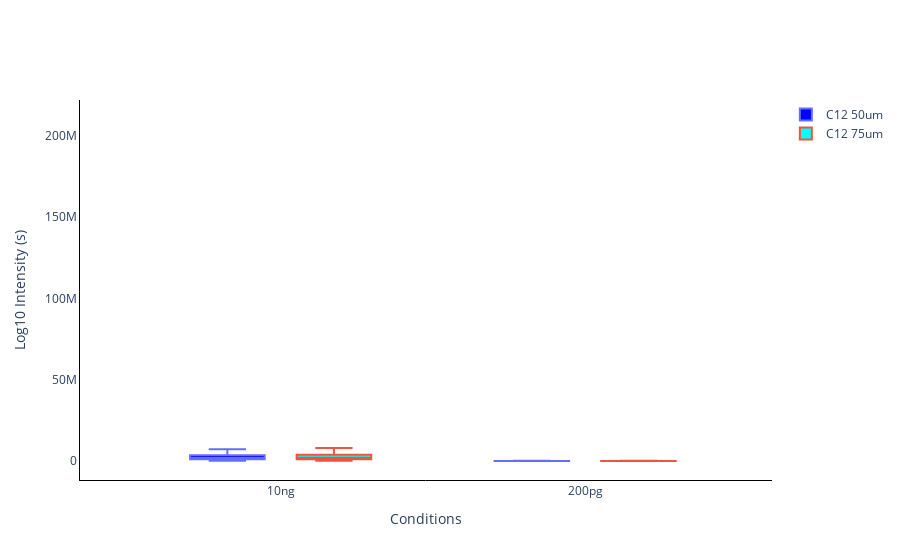

The notebook cell saved with this chart:
### Code cell
# Intensity boxplot
display()
plot_options={    
        "mean label": "True",
        "X Title": "Conditions",
        "Y Title": "Log10 Intensity (s)",
        "color": ["blue", "cyan", "black", "gray", "purple", "pink",
                  "orange", "brown", "pink", "gray", "olive", "cyan"],
        "log10": False,
        "width": 700,
        "height": 450,
        "font": dict(size=16, family="Arial black"),
        "outliers": "all", #False, "all", "outliers", "suspectedoutliers", "remove"
        "ylimits": [0, 100],
        "Intensity mode": "grouped", #grouped, ungrouped
        "Group By X": "Sample Amount",
        "Group By Color": "SPE Type",
        "help for information only": \
        "Mean label options: True or False." \
        "color: the first few colors will be used"\
    }
figure, _, _ =Intensity_Boxplot(peakdata_obj, plot_options, saved_peak_settings)
figure.show()
#figure.write_image("images/test.svg")

### Figure 1 — Plotly figure (JSON) as saved in the notebook; plotly's stock layout.template omitted (floating-point values rounded to 4 significant figures; data arrays with more than 128 entries replaced by an {"elided": "..."} marker saying what was removed)
{"data": [{"boxpoints": "all", "fillcolor": "blue", "marker": {"opacity": 0}, "name": "C12 50um", "type": "box", "x": {"elided": "5985 str values"}, "y": {"elided": "5985 float values"}}, {"boxpoints": "all", "fillcolor": "cyan", "marker": {"opacity": 0}, "name": "C12 75um", "type": "box", "x": {"elided": "6349 str values"}, "y": {"elided": "6349 float values"}}], "layout": {"boxmode": "group", "paper_bgcolor": "white", "plot_bgcolor": "white", "xaxis": {"linecolor": "black", "linewidth": 1, "showline": true, "title": {"text": "Conditions"}}, "yaxis": {"linecolor": "black", "linewidth": 1, "showline": true, "title": {"text": "Log10 Intensity (s)"}}}}
